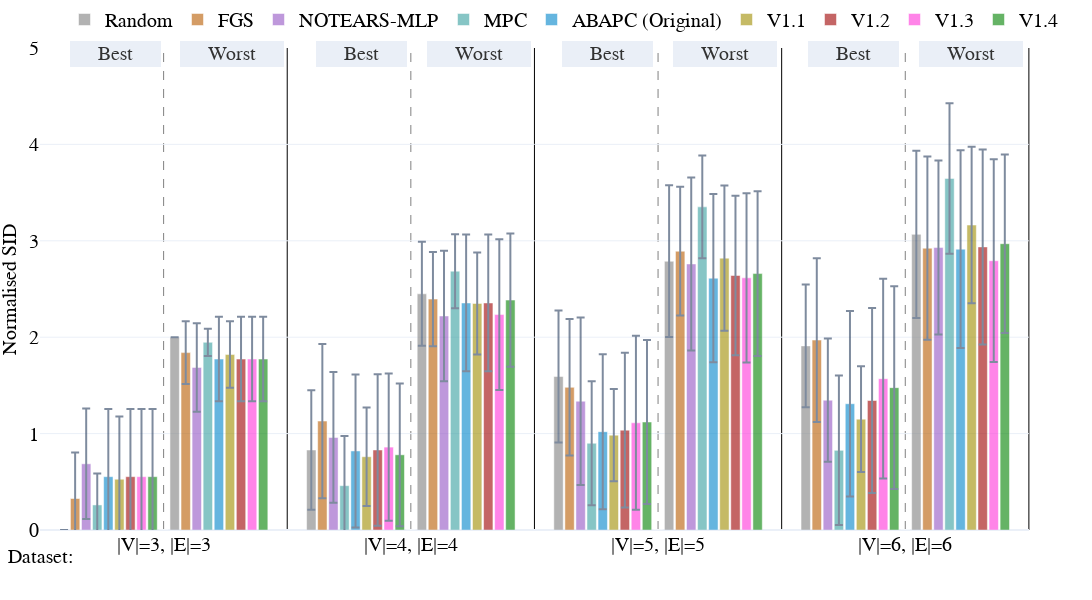

Write notebook code for a chart like this one.
### Code cell
import importlib
import utils
importlib.reload(utils)
from utils import double_bar_chart_plotly

double_bar_chart_plotly(v1_random_plot_data, 
                        names_dict,
                        colors_dict,
                        methods=methods,
                        dist_between_lines=0.1175,
                        intra_dis=0.112,
                        inter_dis=0.137,
                        lin_space=5,
                        nl_space=5,
                        start_pos = 0.03,
                            width=1300,
                            height=600,
                            range_y1=(0, 5),
                            range_y2=(0, 5))

### Figure 1 — Plotly figure (JSON) as saved in the notebook; plotly's stock layout.template omitted (floating-point values rounded to 4 significant figures)
{"data": [{"error_y": {"array": [0.0, 0.6195, 0.6845, 0.6355], "type": "data", "visible": true}, "marker": {"color": "grey"}, "name": "Random", "offsetgroup": "0", "opacity": 0.6, "showlegend": true, "type": "bar", "x": ["|V|=3, |E|=3", "|V|=4, |E|=4", "|V|=5, |E|=5", "|V|=6, |E|=6"], "y": [0.0, 0.83, 1.592, 1.91], "yaxis": "y"}, {"error_y": {"array": [0.4785, 0.8006, 0.708, 0.8496], "type": "data", "visible": true}, "marker": {"color": "#b85c00"}, "name": "FGS", "offsetgroup": "1", "opacity": 0.6, "showlegend": true, "type": "bar", "x": ["|V|=3, |E|=3", "|V|=4, |E|=4", "|V|=5, |E|=5", "|V|=6, |E|=6"], "y": [0.3267, 1.13, 1.48, 1.97], "yaxis": "y"}, {"error_y": {"array": [0.5731, 0.6783, 0.868, 0.6396], "type": "data", "visible": true}, "marker": {"color": "#9454c4"}, "name": "NOTEARS-MLP", "offsetgroup": "2", "opacity": 0.6, "showlegend": true, "type": "bar", "x": ["|V|=3, |E|=3", "|V|=4, |E|=4", "|V|=5, |E|=5", "|V|=6, |E|=6"], "y": [0.6867, 0.96, 1.336, 1.347], "yaxis": "y"}, {"error_y": {"array": [0.325, 0.516, 0.643, 0.7759], "type": "data", "visible": true}, "marker": {"color": "#379f9f"}, "name": "MPC", "offsetgroup": "3", "opacity": 0.6, "showlegend": true, "type": "bar", "x": ["|V|=3, |E|=3", "|V|=4, |E|=4", "|V|=5, |E|=5", "|V|=6, |E|=6"], "y": [0.26, 0.46, 0.9, 0.8267], "yaxis": "y"}, {"error_y": {"array": [0.7018, 0.7939, 0.8043, 0.9619], "type": "data", "visible": true}, "marker": {"color": "#0085CA"}, "name": "ABAPC (Original)", "offsetgroup": "4", "opacity": 0.6, "showlegend": true, "type": "bar", "x": ["|V|=3, |E|=3", "|V|=4, |E|=4", "|V|=5, |E|=5", "|V|=6, |E|=6"], "y": [0.5533, 0.82, 1.02, 1.31], "yaxis": "y"}, {"error_y": {"array": [0.6498, 0.51, 0.4795, 0.5484], "type": "data", "visible": true}, "marker": {"color": "#9F8D00"}, "name": "V1.1", "offsetgroup": "5", "opacity": 0.6, "showlegend": true, "type": "bar", "x": ["|V|=3, |E|=3", "|V|=4, |E|=4", "|V|=5, |E|=5", "|V|=6, |E|=6"], "y": [0.5267, 0.76, 0.984, 1.15], "yaxis": "y"}, {"error_y": {"array": [0.7018, 0.7864, 0.8017, 0.9591], "type": "data", "visible": true}, "marker": {"color": "#9E0000"}, "name": "V1.2", "offsetgroup": "6", "opacity": 0.6, "showlegend": true, "type": "bar", "x": ["|V|=3, |E|=3", "|V|=4, |E|=4", "|V|=5, |E|=5", "|V|=6, |E|=6"], "y": [0.5533, 0.83, 1.036, 1.343], "yaxis": "y"}, {"error_y": {"array": [0.7018, 0.7646, 0.9027, 1.035], "type": "data", "visible": true}, "marker": {"color": "#ff34da"}, "name": "V1.3", "offsetgroup": "7", "opacity": 0.6, "showlegend": true, "type": "bar", "x": ["|V|=3, |E|=3", "|V|=4, |E|=4", "|V|=5, |E|=5", "|V|=6, |E|=6"], "y": [0.5533, 0.86, 1.112, 1.57], "yaxis": "y"}, {"error_y": {"array": [0.7018, 0.74, 0.8514, 1.051], "type": "data", "visible": true}, "marker": {"color": "#008100"}, "name": "V1.4 ", "offsetgroup": "8", "opacity": 0.6, "showlegend": true, "type": "bar", "x": ["|V|=3, |E|=3", "|V|=4, |E|=4", "|V|=5, |E|=5", "|V|=6, |E|=6"], "y": [0.5533, 0.78, 1.12, 1.477], "yaxis": "y"}, {"marker": {"color": "white"}, "name": "", "offsetgroup": "9", "opacity": 1, "showlegend": false, "type": "bar", "x": ["|V|=3, |E|=3", "|V|=4, |E|=4", "|V|=5, |E|=5", "|V|=6, |E|=6"], "y": [0.0, 0.0, 0.0, 0.0]}, {"error_y": {"array": [0.0, 0.5393, 0.787, 0.8677], "type": "data", "visible": true}, "marker": {"color": "grey"}, "name": "Random", "offsetgroup": "10", "opacity": 0.6, "showlegend": false, "type": "bar", "x": ["|V|=3, |E|=3", "|V|=4, |E|=4", "|V|=5, |E|=5", "|V|=6, |E|=6"], "y": [2.0, 2.45, 2.788, 3.067], "yaxis": "y2"}, {"error_y": {"array": [0.3246, 0.4899, 0.6679, 0.9501], "type": "data", "visible": true}, "marker": {"color": "#b85c00"}, "name": "FGS", "offsetgroup": "11", "opacity": 0.6, "showlegend": false, "type": "bar", "x": ["|V|=3, |E|=3", "|V|=4, |E|=4", "|V|=5, |E|=5", "|V|=6, |E|=6"], "y": [1.84, 2.395, 2.892, 2.923], "yaxis": "y2"}, {"error_y": {"array": [0.4588, 0.677, 0.8972, 0.9023], "type": "data", "visible": true}, "marker": {"color": "#9454c4"}, "name": "NOTEARS-MLP", "offsetgroup": "12", "opacity": 0.6, "showlegend": false, "type": "bar", "x": ["|V|=3, |E|=3", "|V|=4, |E|=4", "|V|=5, |E|=5", "|V|=6, |E|=6"], "y": [1.687, 2.22, 2.76, 2.93], "yaxis": "y2"}, {"error_y": {"array": [0.1406, 0.384, 0.5339, 0.78], "type": "data", "visible": true}, "marker": {"color": "#379f9f"}, "name": "MPC", "offsetgroup": "13", "opacity": 0.6, "showlegend": false, "type": "bar", "x": ["|V|=3, |E|=3", "|V|=4, |E|=4", "|V|=5, |E|=5", "|V|=6, |E|=6"], "y": [1.947, 2.685, 3.352, 3.647], "yaxis": "y2"}, {"error_y": {"array": [0.4387, 0.7091, 0.8726, 1.025], "type": "data", "visible": true}, "marker": {"color": "#0085CA"}, "name": "ABAPC (Original)", "offsetgroup": "14", "opacity": 0.6, "showlegend": false, "type": "bar", "x": ["|V|=3, |E|=3", "|V|=4, |E|=4", "|V|=5, |E|=5", "|V|=6, |E|=6"], "y": [1.773, 2.355, 2.612, 2.913], "yaxis": "y2"}, {"error_y": {"array": [0.3448, 0.5297, 0.753, 0.812], "type": "data", "visible": true}, "marker": {"color": "#9F8D00"}, "name": "V1.1", "offsetgroup": "15", "opacity": 0.6, "showlegend": false, "type": "bar", "x": ["|V|=3, |E|=3", "|V|=4, |E|=4", "|V|=5, |E|=5", "|V|=6, |E|=6"], "y": [1.82, 2.35, 2.82, 3.163], "yaxis": "y2"}, {"error_y": {"array": [0.4387, 0.7091, 0.8281, 1.011], "type": "data", "visible": true}, "marker": {"color": "#9E0000"}, "name": "V1.2", "offsetgroup": "16", "opacity": 0.6, "showlegend": false, "type": "bar", "x": ["|V|=3, |E|=3", "|V|=4, |E|=4", "|V|=5, |E|=5", "|V|=6, |E|=6"], "y": [1.773, 2.355, 2.64, 2.937], "yaxis": "y2"}, {"error_y": {"array": [0.4387, 0.7815, 0.8777, 1.052], "type": "data", "visible": true}, "marker": {"color": "#ff34da"}, "name": "V1.3", "offsetgroup": "17", "opacity": 0.6, "showlegend": false, "type": "bar", "x": ["|V|=3, |E|=3", "|V|=4, |E|=4", "|V|=5, |E|=5", "|V|=6, |E|=6"], "y": [1.773, 2.235, 2.616, 2.793], "yaxis": "y2"}, {"error_y": {"array": [0.4387, 0.6911, 0.8545, 0.9262], "type": "data", "visible": true}, "marker": {"color": "#008100"}, "name": "V1.4 ", "offsetgroup": "18", "opacity": 0.6, "showlegend": false, "type": "bar", "x": ["|V|=3, |E|=3", "|V|=4, |E|=4", "|V|=5, |E|=5", "|V|=6, |E|=6"], "y": [1.773, 2.385, 2.66, 2.97], "yaxis": "y2"}], "layout": {"annotations": [{"font": {"color": "Black", "family": "Serif", "size": 20}, "showarrow": false, "text": "Dataset:", "x": 0, "xanchor": "center", "xref": "paper", "y": -0.08, "yanchor": "bottom", "yref": "paper"}, {"bgcolor": "#E5ECF6", "bordercolor": "#E5ECF6", "borderwidth": 2, "font": {"color": "black", "size": 20}, "opacity": 0.8, "showarrow": false, "text": "     Best     ", "x": 0.03, "xanchor": "left", "xref": "x domain", "y": 1.015, "yref": "y domain"}, {"bgcolor": "#E5ECF6", "bordercolor": "#E5ECF6", "borderwidth": 2, "font": {"color": "black", "size": 20}, "opacity": 0.8, "showarrow": false, "text": "     Worst     ", "x": 0.142, "xanchor": "left", "xref": "x domain", "y": 1.015, "yref": "y domain"}, {"bgcolor": "#E5ECF6", "bordercolor": "#E5ECF6", "borderwidth": 2, "font": {"color": "black", "size": 20}, "opacity": 0.8, "showarrow": false, "text": "     Best     ", "x": 0.279, "xanchor": "left", "xref": "x domain", "y": 1.015, "yref": "y domain"}, {"bgcolor": "#E5ECF6", "bordercolor": "#E5ECF6", "borderwidth": 2, "font": {"color": "black", "size": 20}, "opacity": 0.8, "showarrow": false, "text": "     Worst     ", "x": 0.391, "xanchor": "left", "xref": "x domain", "y": 1.015, "yref": "y domain"}, {"bgcolor": "#E5ECF6", "bordercolor": "#E5ECF6", "borderwidth": 2, "font": {"color": "black", "size": 20}, "opacity": 0.8, "showarrow": false, "text": "     Best     ", "x": 0.528, "xanchor": "left", "xref": "x domain", "y": 1.015, "yref": "y domain"}, {"bgcolor": "#E5ECF6", "bordercolor": "#E5ECF6", "borderwidth": 2, "font": {"color": "black", "size": 20}, "opacity": 0.8, "showarrow": false, "text": "     Worst     ", "x": 0.64, "xanchor": "left", "xref": "x domain", "y": 1.015, "yref": "y domain"}, {"bgcolor": "#E5ECF6", "bordercolor": "#E5ECF6", "borderwidth": 2, "font": {"color": "black", "size": 20}, "opacity": 0.8, "showarrow": false, "text": "     Best     ", "x": 0.777, "xanchor": "left", "xref": "x domain", "y": 1.015, "yref": "y domain"}, {"bgcolor": "#E5ECF6", "bordercolor": "#E5ECF6", "borderwidth": 2, "font": {"color": "black", "size": 20}, "opacity": 0.8, "showarrow": false, "text": "     Worst     ", "x": 0.889, "xanchor": "left", "xref": "x domain", "y": 1.015, "yref": "y domain"}], "bargap": 0.15, "bargroupgap": 0.15, "barmode": "group", "font": {"color": "black", "family": "Serif", "size": 20}, "height": 600, "hovermode": "x unified", "legend": {"orientation": "h", "x": 0.5, "xanchor": "center", "y": 1.1, "yanchor": "top"}, "margin": {"b": 70, "l": 40, "r": 0, "t": 20}, "shapes": [{"layer": "below", "line": {"color": "grey", "dash": "dash", "width": 1}, "type": "line", "x0": 0.1175, "x1": 0.1175, "xref": "paper", "y0": 0, "y1": 1, "yref": "paper"}, {"layer": "below", "line": {"color": "black", "dash": "solid", "width": 1}, "type": "line", "x0": 0.235, "x1": 0.235, "xref": "paper", "y0": 0, "y1": 1, "yref": "paper"}, {"layer": "below", "line": {"color": "grey", "dash": "dash", "width": 1}, "type": "line", "x0": 0.3525, "x1": 0.3525, "xref": "paper", "y0": 0, "y1": 1, "yref": "paper"}, {"layer": "below", "line": {"color": "black", "dash": "solid", "width": 1}, "type": "line", "x0": 0.47, "x1": 0.47, "xref": "paper", "y0": 0, "y1": 1, "yref": "paper"}, {"layer": "below", "line": {"color": "grey", "dash": "dash", "width": 1}, "type": "line", "x0": 0.5875, "x1": 0.5875, "xref": "paper", "y0": 0, "y1": 1, "yref": "paper"}, {"layer": "below", "line": {"color": "black", "dash": "solid", "width": 1}, "type": "line", "x0": 0.705, "x1": 0.705, "xref": "paper", "y0": 0, "y1": 1, "yref": "paper"}, {"layer": "below", "line": {"color": "grey", "dash": "dash", "width": 1}, "type": "line", "x0": 0.8225, "x1": 0.8225, "xref": "paper", "y0": 0, "y1": 1, "yref": "paper"}, {"layer": "below", "line": {"color": "black", "dash": "solid", "width": 1}, "type": "line", "x0": 0.94, "x1": 0.94, "xref": "paper", "y0": 0, "y1": 1, "yref": "paper"}], "width": 1300, "xaxis": {"anchor": "y", "domain": [0, 0.94]}, "yaxis": {"anchor": "x", "domain": [0, 1], "range": [0, 5], "title": {"font": {"size": 20}, "text": "Normalised SID"}}, "yaxis2": {"anchor": "x", "overlaying": "y", "range": [0, 5], "scaleanchor": 0, "showgrid": false, "showline": false, "showticklabels": false, "side": "right", "title": {"font": {"size": 20}, "text": ""}, "zeroline": true}}}
